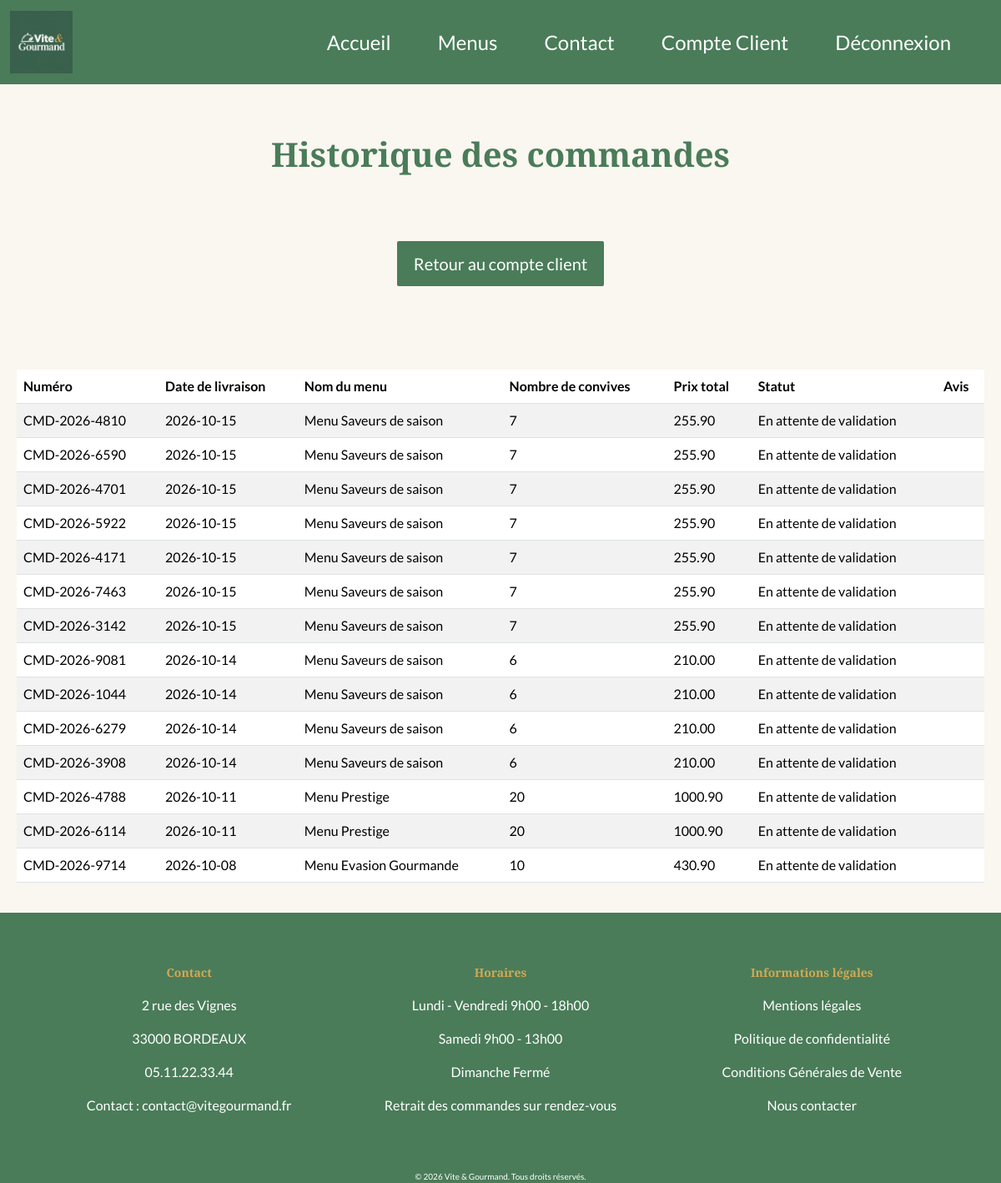
Page /?page=histo_commandes (signed in) on the committed database.
### tables this page shows
CREATE TABLE IF NOT EXISTS commandes
(
id INT NOT NULL PRIMARY KEY AUTO_INCREMENT,
numero VARCHAR (20) UNIQUE NOT NULL,
statut VARCHAR (50) NOT NULL DEFAULT 'En attente de validation',
adresseLivraison VARCHAR (250) NOT NULL,
complementLivraison VARCHAR (250),
codePostalLivraison VARCHAR(20) NOT NULL,
communeLivraison VARCHAR(250) NOT NULL,
datePrestation DATE NOT NULL,
heurePrestation TIME NOT NULL,
nbPersonneCommande INTEGER NOT NULL,
prixTotal DECIMAL (10, 2) NOT NULL,
fraisLivraison DECIMAL (10, 2) NOT NULL,
montantRemise DECIMAL (10, 2) NOT NULL DEFAULT 0.00,
motifAnnulation VARCHAR (250),
modeContact VARCHAR (50),
dateCreation DATETIME NOT NULL DEFAULT CURRENT_TIMESTAMP,
menu_id INTEGER NOT NULL,
compte_id INTEGER NOT NULL,
Foreign Key (compte_id) REFERENCES comptes(id),
Foreign Key (menu_id) REFERENCES menus(id)
);

CREATE TABLE IF NOT EXISTS menus 
(
id INT NOT NULL PRIMARY KEY AUTO_INCREMENT,
nomMenu VARCHAR (250) NOT NULL,
description VARCHAR (250) NOT NULL,
theme VARCHAR (250) NOT NULL,
nbPersonneMin INTEGER NOT NULL,
prix FLOAT NOT NULL,
conditions VARCHAR (250) NOT NULL,
regime VARCHAR (250) NOT NULL,
allergenes VARCHAR (250) NOT NULL,
stock INTEGER NOT NULL,
image VARCHAR (250) NOT NULL
);

### src/Controller/CommandeController.php (called while the page is built, shortened)
<?php
class CommandeController
{
    private CommandeRepository $commandeRepository;
    public function __construct(CompteRepository $compteRepository, MenuRepository $menuRepository, CommandeRepository $commandeRepository, MailService $mailservice)
    {
        $this->commandeRepository = $commandeRepository;
    }
    public function showAllHistoCommandesClient (): void
    {
        $allCommandes = $this->commandeRepository->findCommandesByCompteId($_SESSION['user_id']);
        require __DIR__ . '/../../templates/client/histo_commandes.php';
    }
}

### src/Repository/CommandeRepository.php (called while the page is built, shortened)
<?php
class CommandeRepository {
    private Database $database;
    public function __construct(Database $database)
    {
        $this->database = $database;
    }
    public function findCommandesByCompteId(int $compteId) : array
    {
        $pdo = $this->database->getConnection();
        $stmt = $pdo->prepare("SELECT c.numero, m.nomMenu,  c.statut, c.adresseLivraison, c.complementLivraison, c.codePostalLivraison, c.communeLivraison, c.datePrestation,  c.heurePrestation, c.nbPersonneCommande, c.prixTotal, c.fraisLivraison,  c.montantRemise, c.motifAnnulation, c.dateCreation, c.id, a.id AS avis_id
		FROM commandes c INNER JOIN menus m ON c.menu_id = m.id LEFT JOIN avis a ON a.commande_id =c.id  WHERE c.compte_id = :compteId ORDER BY c.datePrestation DESC;");
        $stmt->execute(
            [
            ':compteId' => $compteId
            ]);
        $result = $stmt->fetchAll(PDO::FETCH_ASSOC);
        return $result;
    }
}

### templates/client/histo_commandes.php (the view, shortened to what this page needs)
<?php
require __DIR__ . '/../partials/head.php';
?>
<body>
<?php
require __DIR__ . '/../partials/header.php';
?>
<main>
    <div>
        <h1 class="histo-title">Historique des commandes</h1>
    </div>
<div class="table-responsive histo-tableau">
    <table class="table align-middle table-striped table-grey table-hover">
        <thead>
            <tr>
            <th scope="col">Numéro</th>
            <th scope="col">Date de livraison</th>
            <th scope="col">Nom du menu</th>
            <th class="d-none d-md-table-cell" scope="col">Nombre de convives</th>
            <th scope="col">Prix total</th>
            <th scope="col">Statut</th>
            <th scope="col">Avis</th>
            </tr>
        </thead>
        <tbody>
    <?php foreach ($allCommandes as $allCommande): ?>
            <tr>
            <td><?=  htmlspecialchars($allCommande['numero']) ?></td>
            <td><?=  htmlspecialchars($allCommande['datePrestation']) ?></td>
            <td><?=  htmlspecialchars($allCommande['nomMenu']) ?></td>
            <td class="d-none d-md-table-cell"><?=  htmlspecialchars($allCommande['nbPersonneCommande']) ?></td>
            <td><?=  htmlspecialchars($allCommande['prixTotal']) ?></td>
            <td><?=  htmlspecialchars($allCommande['statut']) ?></td>
            <td>
            </td>
            </tr>
    <?php endforeach ?>
            <div class="bouton-access">
                <a class="btn-access" href="/?page=compte_client">Retour au compte client</a>
            </div>
        </tbody>
    </table>
</div>
</main>
<?php
    require __DIR__ . '/../partials/footer.php';
?>
</body>
</html>

### public/css/style.css (style rules this page uses)
* { margin: 0; padding: 0; box-sizing: border-box; }
:root { --primary: #4A7C59; --secondary: #C4714A; --accent: #D4A853; --avis: rgb(243, 232, 210); --bg: #FAF6F0; --text: #2C2C2C; }
html { width: 100%; }
body { background-color: var(--bg); }
[class*="title"] { font-family: Playfair display, sans-serif; color: var(--primary); }
body { font-family: lato, sans-serif; }
.histo-title { font-weight: bold; }
.bouton-access { display: flex; justify-content: center; margin-bottom: 50px; }
.btn-access { text-decoration: none; font-size: 20px; color: white; background: var(--primary); padding: 12px 20px; margin: 20px; border: none; border-radius: 2px; }
.histo-title { display: flex; justify-content: center; text-align: center; margin: 40px; padding: 20px }
.histo-tableau { margin: 20PX; }
.bouton-access a { margin-bottom: 50px; }

### rows in the picture
commandes: numero "CMD-2026-4810", datePrestation "2026-10-15", menu.nomMenu "Menu Saveurs de saison", nbPersonneCommande "7", prixTotal "255.90", statut "En attente de validation"
commandes: numero "CMD-2026-6590", datePrestation "2026-10-15", menu.nomMenu "Menu Saveurs de saison", nbPersonneCommande "7", prixTotal "255.90", statut "En attente de validation"
commandes: numero "CMD-2026-4701", datePrestation "2026-10-15", menu.nomMenu "Menu Saveurs de saison", nbPersonneCommande "7", prixTotal "255.90", statut "En attente de validation"
commandes: numero "CMD-2026-5922", datePrestation "2026-10-15", menu.nomMenu "Menu Saveurs de saison", nbPersonneCommande "7", prixTotal "255.90", statut "En attente de validation"
commandes: numero "CMD-2026-4171", datePrestation "2026-10-15", menu.nomMenu "Menu Saveurs de saison", nbPersonneCommande "7", prixTotal "255.90", statut "En attente de validation"
commandes: numero "CMD-2026-7463", datePrestation "2026-10-15", menu.nomMenu "Menu Saveurs de saison", nbPersonneCommande "7", prixTotal "255.90", statut "En attente de validation"
commandes: numero "CMD-2026-3142", datePrestation "2026-10-15", menu.nomMenu "Menu Saveurs de saison", nbPersonneCommande "7", prixTotal "255.90", statut "En attente de validation"
commandes: numero "CMD-2026-9081", datePrestation "2026-10-14", menu.nomMenu "Menu Saveurs de saison", nbPersonneCommande "6", prixTotal "210.00", statut "En attente de validation"
commandes: numero "CMD-2026-1044", datePrestation "2026-10-14", menu.nomMenu "Menu Saveurs de saison", nbPersonneCommande "6", prixTotal "210.00", statut "En attente de validation"
commandes: numero "CMD-2026-6279", datePrestation "2026-10-14", menu.nomMenu "Menu Saveurs de saison", nbPersonneCommande "6", prixTotal "210.00", statut "En attente de validation"
commandes: numero "CMD-2026-3908", datePrestation "2026-10-14", menu.nomMenu "Menu Saveurs de saison", nbPersonneCommande "6", prixTotal "210.00", statut "En attente de validation"
commandes: numero "CMD-2026-4788", datePrestation "2026-10-11", menu.nomMenu "Menu Prestige", nbPersonneCommande "20", prixTotal "1000.90", statut "En attente de validation"
commandes: numero "CMD-2026-6114", datePrestation "2026-10-11", menu.nomMenu "Menu Prestige", nbPersonneCommande "20", prixTotal "1000.90", statut "En attente de validation"
commandes: numero "CMD-2026-9714", datePrestation "2026-10-08", menu.nomMenu "Menu Evasion Gourmande", nbPersonneCommande "10", prixTotal "430.90", statut "En attente de validation"
